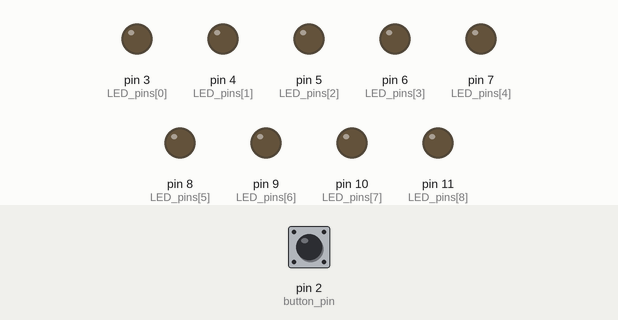
The sketch below on a simulated Arduino Uno, built with avr-gcc and run on an emulated ATmega328P. On the bench: output pins drawn as LEDs (lit = HIGH). The inputs (shaded band) are chosen by the test bench; at power-on: pin 2 (button_pin) LOW. Random numbers use the default seed unless the sketch sets one; what the sketch prints to the serial monitor is not drawn.

Above: at 1.2 s.
1.3 s: pin 2 (button_pin) pulled HIGH for 0.15 s
At 2.0 s:
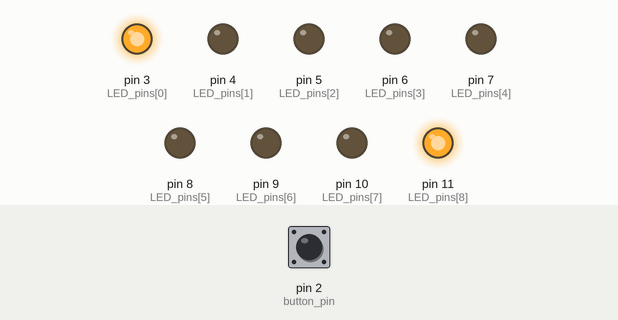
3.0 s: pin 2 (button_pin) pulled HIGH for 1 s
At 5.4 s:
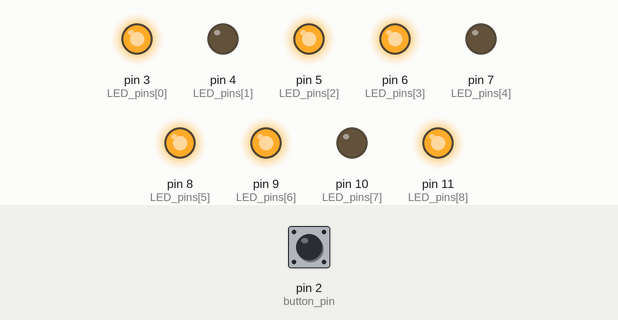
6.0 s: pin 2 (button_pin) pulled HIGH for 0.15 s
At 6.6 s:
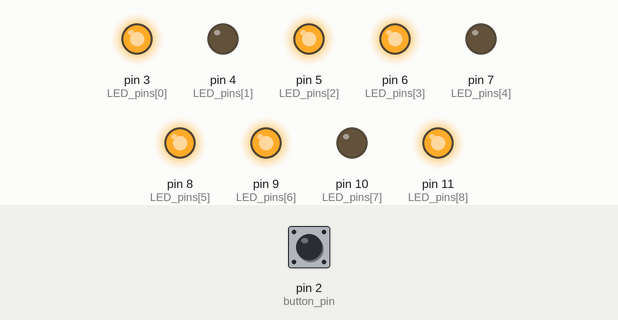
7.7 s: pin 2 (button_pin) pulled HIGH for 3.2 s
At 8.83 s:
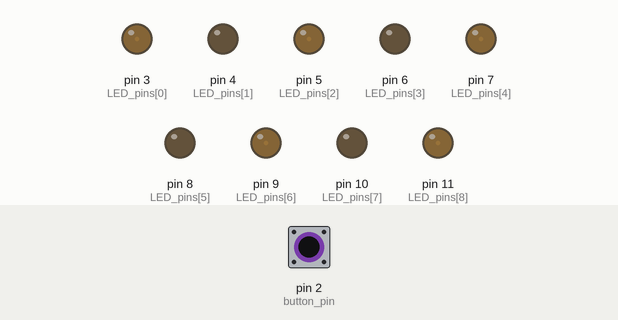
12.4 s: pin 2 (button_pin) pulled HIGH for 0.15 s
At 13.7 s:
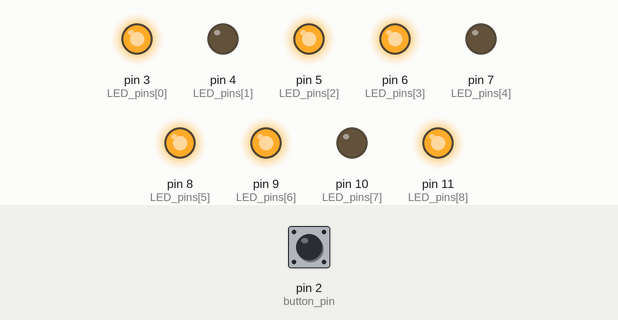
14.0 s: pin 2 (button_pin) pulled HIGH for 1 s
At 15.9 s:
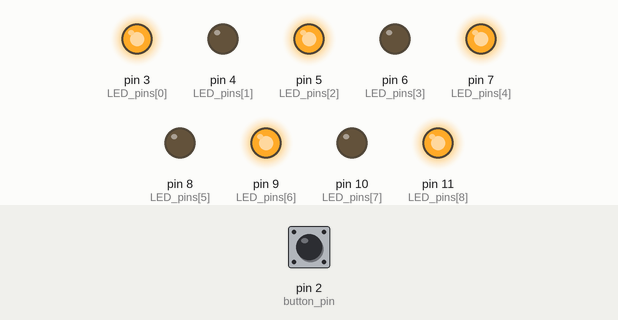
Timing chart, 0 to 17.4 s (numbered marks = the images above; inputs shaded):
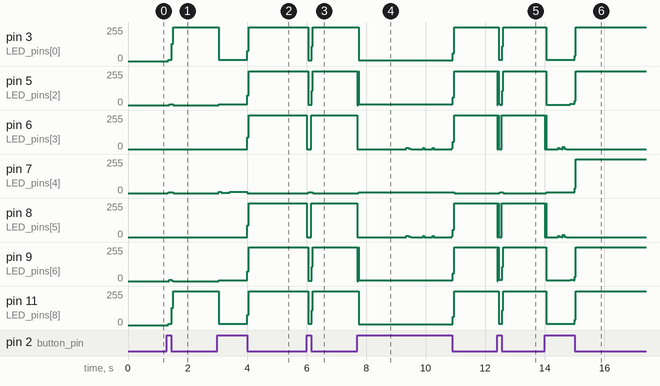

Measured:
- after the input at 1.3 s, pin 3 (LED_pins[0]): 0/255 → 8/255 after 0.05 s, → 255/255 0.12 s later; pin 5 (LED_pins[2]): 0/255 → 7/255 after 0.09 s, → 0/255 0.12 s later
- after the input at 3.0 s, pin 3 (LED_pins[0]): 255/255 → 8/255 after 0.05 s, → 255/255 0.96 s later; pin 5 (LED_pins[2]): 0/255 → 6/255 after 0.05 s, → 255/255 0.96 s later
- after the input at 6.0 s, pin 3 (LED_pins[0]): 255/255 → 7/255 after 0.05 s, → 255/255 0.12 s later; pin 5 (LED_pins[2]): 255/255 → 2/255 after 0.05 s, → 255/255 0.12 s later
- after the input at 7.7 s, pin 3 (LED_pins[0]): 255/255 → 6/255 after 0.05 s, → 255/255 3.2 s later; pin 5 (LED_pins[2]), pin 9 (LED_pins[6]): 255/255 → 6/255 at once, → 255/255 3.2 s later; pin 7 (LED_pins[4]): 0/255 → 7/255 after 0.05 s, → 0/255 3.2 s later; pin 11 (LED_pins[8]): 255/255 → 7/255 after 0.05 s, → 255/255 3.2 s later
- after the input at 12.4 s, pin 3 (LED_pins[0]): 255/255 → 8/255 after 0.05 s, → 255/255 0.12 s later; pin 5 (LED_pins[2]): 255/255 → 2/255 at once, → 255/255 0.16 s later
- after the input at 14.0 s, pin 3 (LED_pins[0]): 255/255 → 8/255 after 0.05 s, → 255/255 0.96 s later; pin 5 (LED_pins[2]): 255/255 → 3/255 after 0.05 s, → 10/255 0.80 s later, → 255/255 0.16 s later

The sketch:

Electronic_dice.ino
```cpp
int button_pin = 2;
int random_value;
int LED_pins[9] = {3, 4, 5, 6, 7, 8, 9, 10, 11};

void setup() {
  // put your setup code here, to run once:
  for(int i = 0; i < 9; i++){
    pinMode(LED_pins[i], OUTPUT);
  }
  pinMode(button_pin, INPUT);
  Serial.begin(9600);
}

void loop() {
  int button_state = digitalRead(button_pin);
  if (button_state == HIGH){
    random_value = random(1, 7);
    for(int i = 0; i < 9; i++){
      digitalWrite(LED_pins[i], LOW);
    }
  }

  Serial.println(random_value);
  switch (random_value){
    case 1:
      digitalWrite(LED_pins[4], HIGH);
      break;
    case 2:
      digitalWrite(LED_pins[0], HIGH);
      digitalWrite(LED_pins[8], HIGH);
      break;
    case 3:
      digitalWrite(LED_pins[0], HIGH);
      digitalWrite(LED_pins[4], HIGH);
      digitalWrite(LED_pins[8], HIGH);
      break;
    case 4:
      digitalWrite(LED_pins[0], HIGH);
      digitalWrite(LED_pins[2], HIGH);
      digitalWrite(LED_pins[6], HIGH);
      digitalWrite(LED_pins[8], HIGH);
      break;
    case 5:
      digitalWrite(LED_pins[0], HIGH);
      digitalWrite(LED_pins[2], HIGH);
      digitalWrite(LED_pins[4], HIGH);
      digitalWrite(LED_pins[6], HIGH);
      digitalWrite(LED_pins[8], HIGH);
      break;
    case 6:
      digitalWrite(LED_pins[0], HIGH);
      digitalWrite(LED_pins[2], HIGH);
      digitalWrite(LED_pins[3], HIGH);
      digitalWrite(LED_pins[5], HIGH);
      digitalWrite(LED_pins[6], HIGH);
      digitalWrite(LED_pins[8], HIGH);
      break;
  }

}
```
